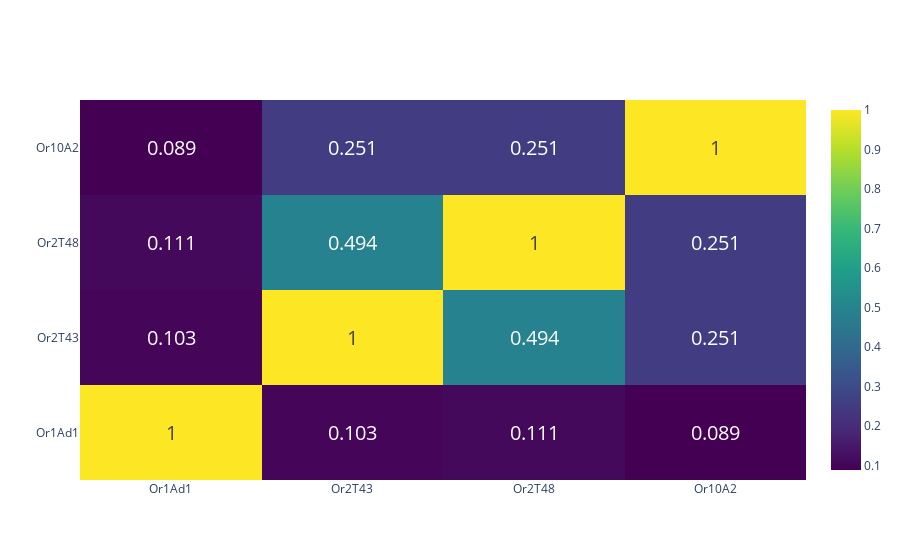

Notebook source saved alongside this figure:
### Markdown cell above
### Correlation matrix

### Code cell
# DROP Or defined in the exclusion list below
TEST_OR_LIST = ['Or1Ad1', 'Or2T43', 'Or2T48', 'Or10A2',]
TEST_cav_coords = {_olfr: bc_cav_coords[_olfr] for _olfr in TEST_OR_LIST if _olfr in bc_cav_coords.keys()}
TEST_res_coords = {_olfr: bc_res_coords[_olfr] for _olfr in TEST_OR_LIST if _olfr in bc_res_coords.keys()}
# Voxelize binding cavity coordinates 
TEST_voxelized_cavities, TEST_voxel_shape = vf.voxelize_cavity(list(TEST_cav_coords.values()), 
                                                               list(TEST_res_coords.values()), resolution=1)
flattened_voxels = [voxel.flatten() for voxel in TEST_voxelized_cavities]

TEST_corr_matrix = np.corrcoef(flattened_voxels)

fig = go.Figure(data=go.Heatmap(
    x = TEST_OR_LIST,
    y = TEST_OR_LIST,  
    z=TEST_corr_matrix, 
    text=np.round(TEST_corr_matrix,3), 
    texttemplate="%{text}",
    textfont={"size":20},
    colorscale='viridis'))
fig.show()
# fig.write_html('/data/jlu/OR_learning/output/binding_cavity/Correlation/TEST_corr_matrix.html')

### Figure 1 — Plotly figure (JSON) as saved in the notebook; plotly's stock layout.template omitted (floating-point values rounded to 4 significant figures)
{"data": [{"colorscale": [[0, "#440154"], [0.1111, "#482878"], [0.2222, "#3e4989"], [0.3333, "#31688e"], [0.4444, "#26828e"], [0.5556, "#1f9e89"], [0.6667, "#35b779"], [0.7778, "#6ece58"], [0.8889, "#b5de2b"], [1, "#fde725"]], "text": [[1, 0.103, 0.111, 0.089], [0.103, 1, 0.494, 0.251], [0.111, 0.494, 1, 0.251], [0.089, 0.251, 0.251, 1]], "textfont": {"size": 20}, "texttemplate": "%{text}", "type": "heatmap", "x": ["Or1Ad1", "Or2T43", "Or2T48", "Or10A2"], "y": ["Or1Ad1", "Or2T43", "Or2T48", "Or10A2"], "z": [[1, 0.1028, 0.111, 0.08903], [0.1028, 1, 0.4944, 0.2509], [0.111, 0.4944, 1, 0.2513], [0.08903, 0.2509, 0.2513, 1]]}], "layout": {}}
